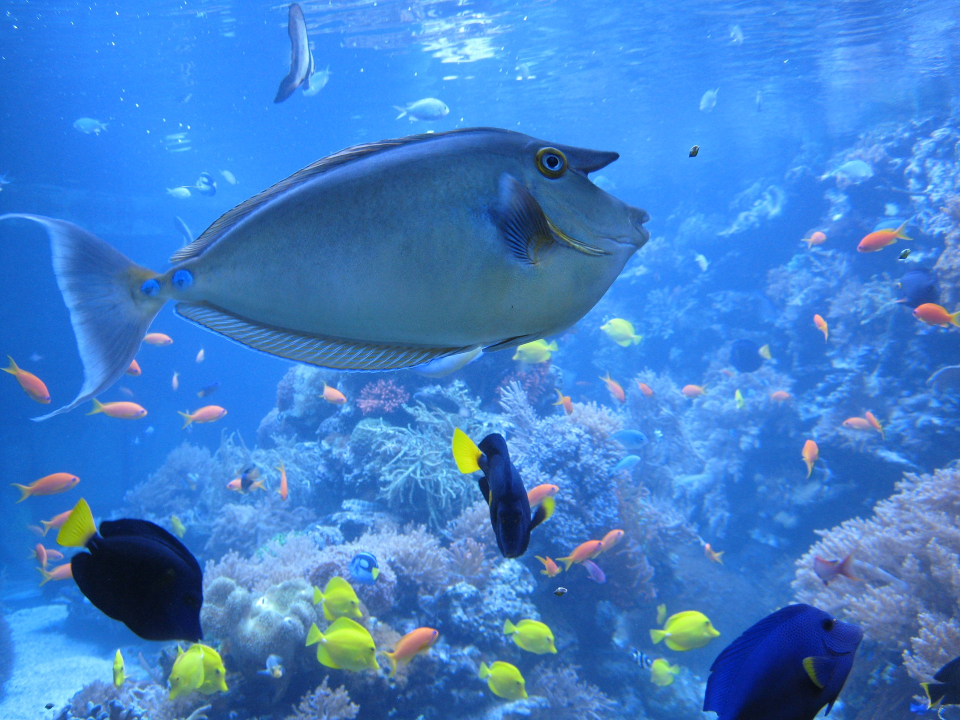
//> input picture sources/vision_lab/src/data/fish_wallpaper.jpg, 1920 x 1440 px (shown at 1/2 size)
$ ./opencv_example ../data/fish_wallpaper.jpg 1 ../data/fish_wallpaper.jpg 3   (built with g++ and OpenCV 4)
//> lines starting //> are read from the running program, lines starting //| are printed output that depends on the picture
### sources/vision_lab/src/sw/event_timer.hpp
// [28 lines of licence text are left out]


#ifndef EVENT_TIMER_HPP__
#define EVENT_TIMER_HPP__

#include <chrono>
#include <string>
#include <vector>

class EventTimer
{
    typedef std::chrono::high_resolution_clock::time_point timepoint;

private:
    std::vector<EventTimer::timepoint> start_times;
    std::vector<EventTimer::timepoint> end_times;
    std::vector<std::string> event_names;

    bool unfinished;
    unsigned int event_count;
    int max_string_length;

    float ms_difference(EventTimer::timepoint start, EventTimer::timepoint end);

public:
    EventTimer(void);
    int add(std::string description);
    void finish(void);
    void clear(void);

    void print(int id = -1);
};

#endif // EVENT_TIMER_HPP__

### sources/vision_lab/src/sw/xilinx_ocl_helper.cpp
// [28 lines of licence text are left out]

#include "xilinx_ocl_helper.hpp"

#include <unistd.h>

namespace xilinx {
namespace example_utils {
// [23 lines left out: function find_xilinx_devices, not called in this run]

void XilinxOclHelper::initialize(std::string xclbin_file_name)
{
    // Find Xilinx OpenCL devices
    std::vector<cl::Device> devices = find_xilinx_devices();

    // Initialize our OpenCL context
    device  = devices[0];
    context = cl::Context(device);

    // Load the XCLBIN
    if (access(xclbin_file_name.c_str(), R_OK) != 0) {
        throw_lineexception("Specified XCLBIN not found");
    }

    std::ifstream xclbin(xclbin_file_name.c_str(), std::ifstream::binary);
    xclbin.seekg(0, xclbin.end);
    unsigned int nb = xclbin.tellg();
    xclbin.seekg(0, xclbin.beg);
    char *buf = new char[nb];
    xclbin.read(buf, nb);
    cl::Program::Binaries bins;
    bins.push_back({buf, nb});

    // TODO: Don't automatically assume that device 0 is the correct one
    devices.resize(1);

    // Program the device
    program = cl::Program(context, devices, bins);

    is_initialized = true;
}

// [72 lines left out: functions get_kernel, get_command_queue, create_buffer, create_buffer_in_bank, get_fd_for_buffer, get_buffer_from_fd and 1 more, not called in this run]

XilinxOclHelper::XilinxOclHelper()
{
}

XilinxOclHelper::~XilinxOclHelper()
{
}

} // namespace example_utils
} // namespace xilinx

### sources/vision_lab/src/sw/event_timer.cpp
// [28 lines of licence text are left out]


#include "event_timer.hpp"

#include <iomanip>
#include <iostream>

EventTimer::EventTimer()
{
    unfinished        = false;
    event_count       = 0;
    max_string_length = 0;
}

// [6 lines left out: function ms_difference, not called in this run]

int EventTimer::add(std::string description)
{
    // If previously pending event was unfinished, adding a new event
    // will terminate it if this function is called
    if (unfinished)
        finish();

    unfinished = true;

    event_names.push_back(description);
    int length = description.length();
    if (length > max_string_length)
        max_string_length = length;
    start_times.push_back(std::chrono::high_resolution_clock::now());
    return event_count++;
}

void EventTimer::finish(void)
{
    end_times.push_back(std::chrono::high_resolution_clock::now());
    if (!unfinished) {
        end_times.pop_back();
        return;
    }
    unfinished = false;
}

// [29 lines left out: functions clear, print, not called in this run]

### sources/vision_lab/src/sw/opencv_example.cpp
// [28 lines of licence text are left out]


#include "event_timer.hpp"

#include <chrono>
#include <iostream>
#include <opencv2/imgproc/types_c.h>
#include <opencv2/opencv.hpp>
#include <string>
#include <sys/mman.h>

// Xilinx OCL
#include "xilinx_ocl_helper.hpp"

uint32_t nearest_resolution_div8(int32_t n)
{
    int32_t q = n / 8;

    int32_t n1 = 8 * q;
    int32_t n2 = 8 * (q + 1);

    if (abs(n - n1) < abs(n - n2)) {
        return (uint32_t)n1;
    }
    return (uint32_t)n2;
}


int main(int argc, char *argv[])
{
    EventTimer et;
    if (argc != 5) {
        std::cout << "Usage: opencv_resize <FPGA binary file> <0: resize (default); 1: resize blur> <input image> <resize factor 1 to 7>" << std::endl;
        return EXIT_FAILURE;
    }

    unsigned algorithm_type = std::stoi(argv[2]);
    if (algorithm_type == 0)
      std::cout << "-- Example: OpenCV Image Resize --" << std::endl << std::endl;
    else if (algorithm_type == 1)
      std::cout << "-- Example: OpenCV Image Resize and Blur --" << std::endl << std::endl;
    else {
      std::cout << "ERROR: invalid argument value, valid types are 0, 1 and 2" << std::endl;
      return EXIT_FAILURE;
    }

    char* binaryName = argv[1];
    unsigned int down_factor = std::stoi(argv[4]);

    if (down_factor < 1 || down_factor > 7){
      std::cout << "ERROR: resize factor must be in the range of 1 to 7. You entered: " << down_factor << std::endl;
      return EXIT_FAILURE;
    }

    cv::Mat image = cv::imread(argv[3], cv::IMREAD_COLOR);
//> image is the input picture: 1440 rows x 1920 cols, CV_8UC3; mean B, G, R 203.6, 127.4, 64.5

    if (!image.data) {
        std::cout << "ERROR: Unable to load image " << argv[1] << std::endl;
        return EXIT_FAILURE;
    }

    // Bounds checking in the input image. The kernel in the hardware must have a width
    // evenly divisible by eight, and the resolution must be 4k or lower
    unsigned short in_height = image.rows;
//> in_height = 1440
    unsigned short in_width  = image.cols;
//> in_width = 1920
    if (image.cols % 8 != 0) {
        std::cout << "ERROR: Input image width must be divisible by 8, "
                  << image.cols << " is not." << std::endl;
        return EXIT_FAILURE;
    }
    if ((in_height > 2160) || (in_width > 3840)) {
        std::cout << "ERROR: Input image must be <= 4k (3840x2160), current image is "
                  << in_width << "x" << in_height << std::endl;
        return EXIT_FAILURE;
    }

    // Output images have the same restrictions as the input image
    uint32_t out_width, out_height;
    out_width  = image.cols / down_factor;
//> out_width = 640
    out_height = image.rows / down_factor;
//> out_height = 480
    if (out_width % 8 != 0) {
        std::cout << "WARNING: Output image width must be divisible by 8, "
                  << out_width << " is not." << std::endl;
        out_width = nearest_resolution_div8(out_width);
        std::cout << "Adjusting to " << out_width << "x" << out_height << std::endl;
    }
    if ((out_height > 2160) || (out_width > 3840)) {
        std::cout << "ERROR: Output image must be <= 4k (3840x2160), current setting is "
                  << out_width << "x" << out_height << std::endl;
        return EXIT_FAILURE;
    }

    et.add("OpenCV software operations");
    cv::Mat resize_ocv, result_ocv;

    resize_ocv.create(cv::Size(out_width, out_height), image.type());
    result_ocv.create(cv::Size(out_width, out_height), image.type());
    cv::resize(image, resize_ocv, cv::Size(out_width, out_height), 0, 0, CV_INTER_LINEAR);
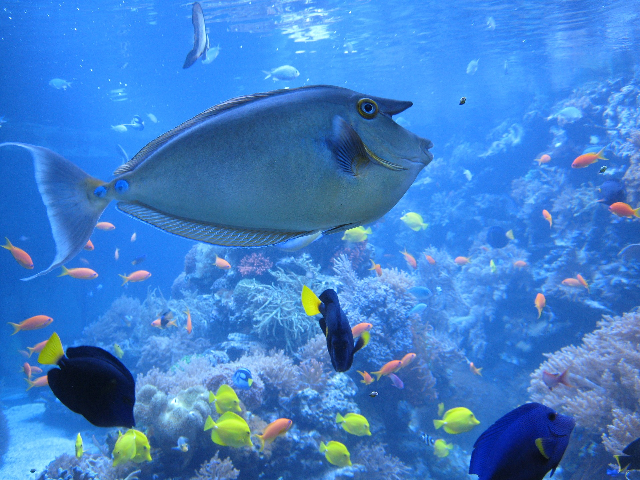
//> resize_ocv: 480 rows x 640 cols, CV_8UC3; mean B, G, R 203.6, 127.4, 64.5
    cv::GaussianBlur(resize_ocv, result_ocv, cv::Size(7, 7), 3.0f, 3.0f, cv::BORDER_CONSTANT);
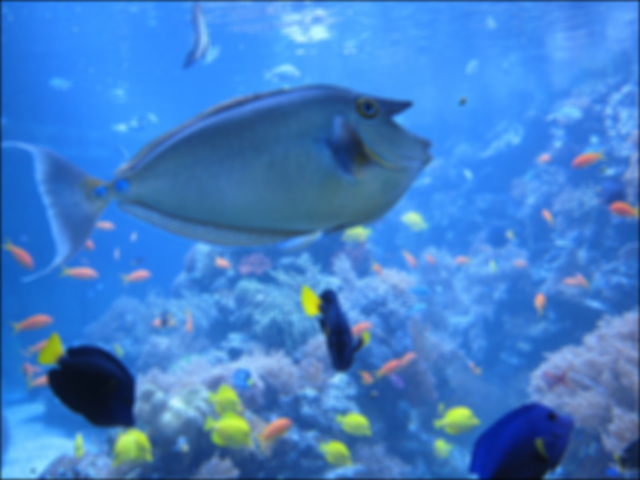
//> result_ocv: 480 rows x 640 cols, CV_8UC3; mean B, G, R 202.5, 126.8, 64.1
    et.finish();

    if (algorithm_type == 0)
      cv::imwrite("resize_sw.png", resize_ocv);
    else
      cv::imwrite("resize_blur_sw.png", result_ocv);

    std::cout << "OpenCV conversion done! Image resized " << in_width
              << "x" << in_height << " to " << out_width << "x" << out_height
              << std::endl;
//| OpenCV conversion done! Image resized 1920x1440 to 640x480

    std::cout << "Starting Xilinx OpenCL implementation..." << std::endl;

    std::cout << "Matrix has " << image.channels() << " channels" << std::endl;
//| Matrix has 3 channels

    et.add("OpenCL initialization");
    xilinx::example_utils::XilinxOclHelper xocl;
    xocl.initialize(binaryName);
//> (the run ends here: the program needs code that is not available in this run, at `std::vector<cl::Device> devices = find_xilinx_devices();`)
